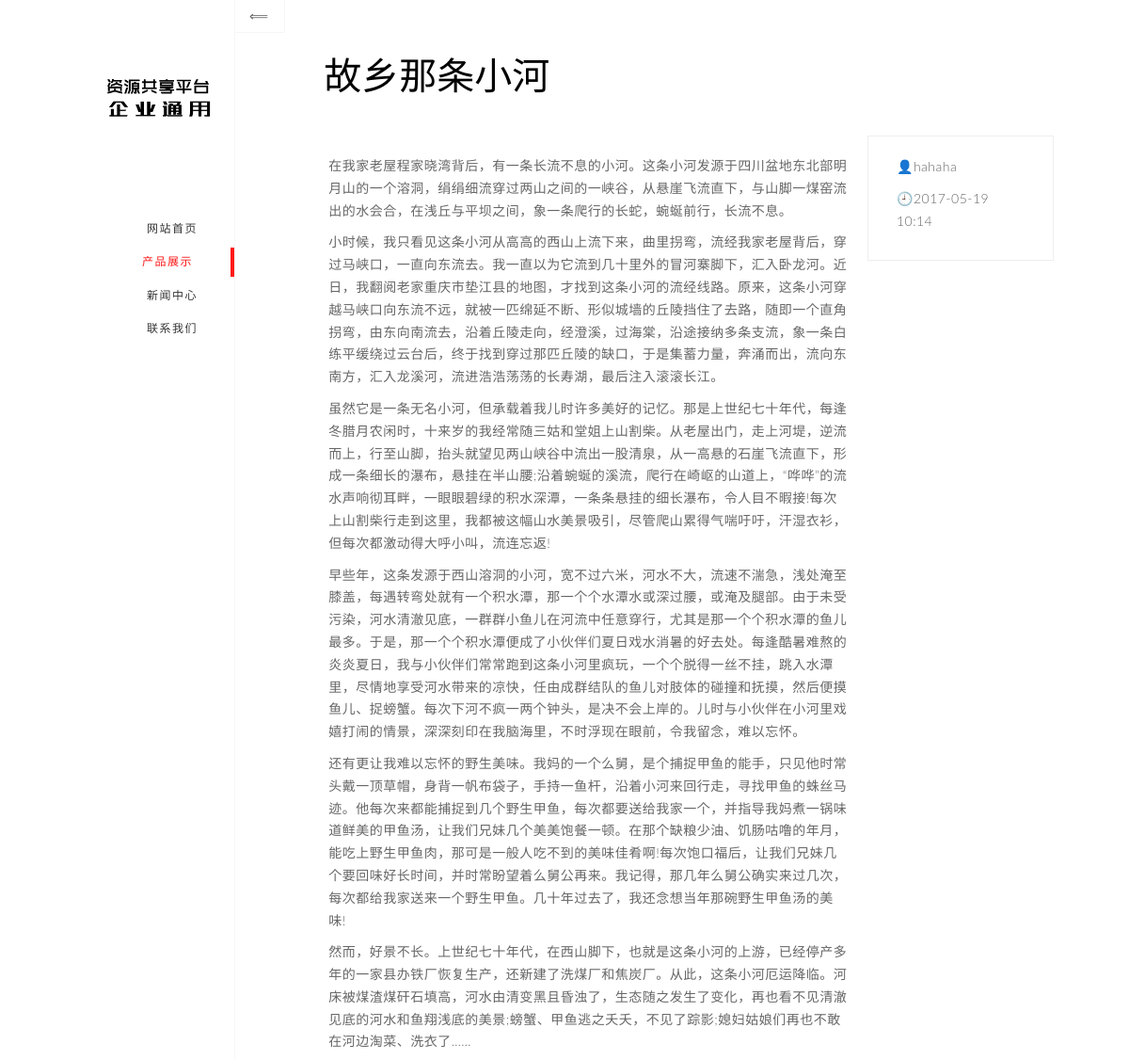
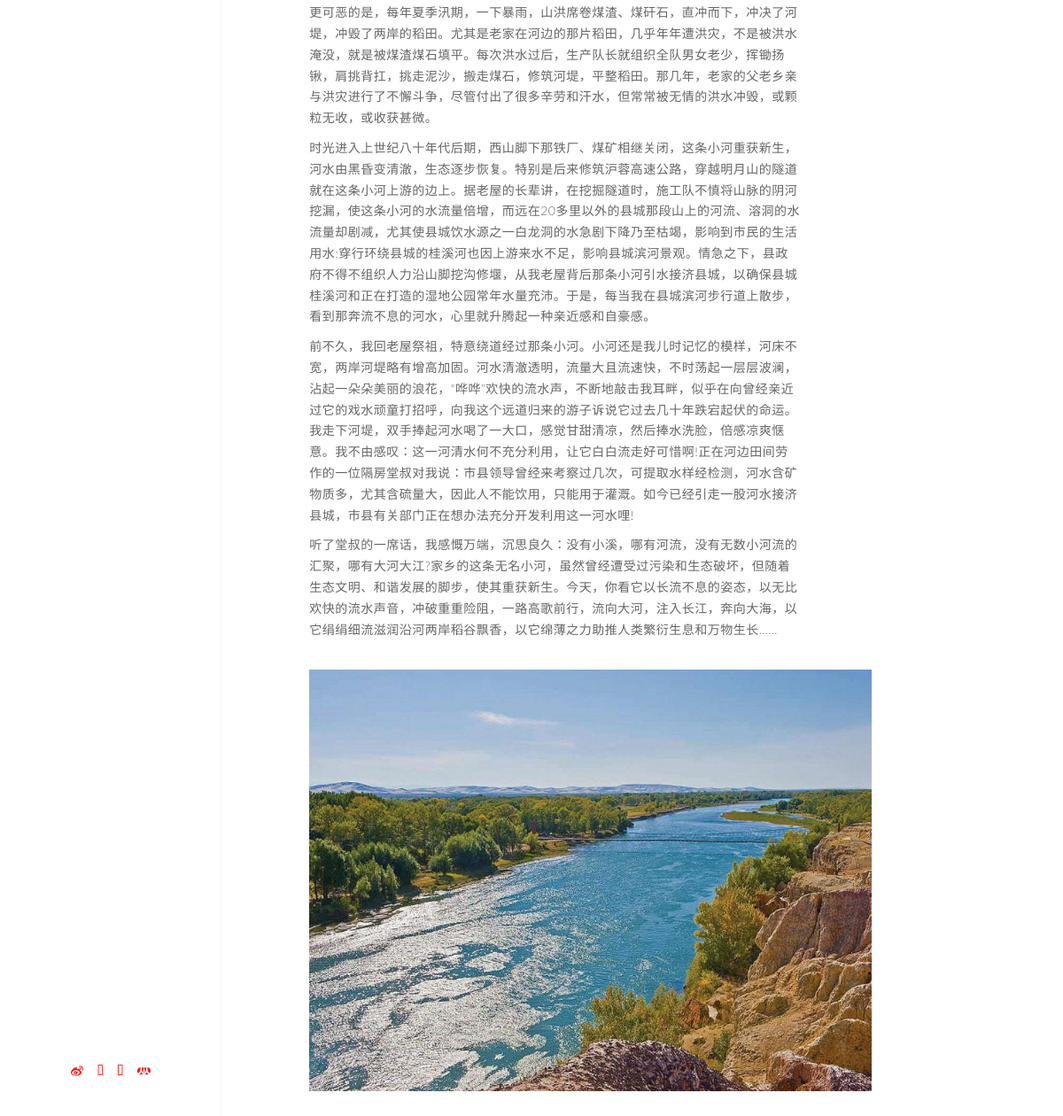
The app's page /index.php/products/info?id=55 with its own data (2 pictures, top to bottom).
### tables this page shows
CREATE TABLE `p_products` (
  `id` int(11) NOT NULL,
  `title` varchar(200) NOT NULL COMMENT '标题',
  `createtime` int(11) NOT NULL DEFAULT '0' COMMENT '创建时间',
  `updatetime` int(11) NOT NULL DEFAULT '0' COMMENT '更新时间',
  `content` text NOT NULL COMMENT '内容',
  `author` varchar(50) NOT NULL COMMENT '作者'
);

CREATE TABLE `p_products_imgs` (
  `id` int(11) NOT NULL,
  `pid` int(11) NOT NULL DEFAULT '0' COMMENT '父id',
  `imgname` varchar(100) NOT NULL COMMENT '图片名称'
);

### xiweb/home/controllers/Products.php (called while the page is built, shortened)
<?php
class Products extends MY_Controller {
    public function __construct() {
        $this->load->model('Products_model', '', true);
    }
    public function info()
    {
        $aGet=$this->input->get();
        $aData=array();
        $aImgs=array();
        $this->Products_model->getData($aGet, $aData, $aImgs);
        $data['aData']=$aData;
        $data['aImgs']=$aImgs;
        $this->load->view('products/products_info', $data);
    }
}

### index.php (called while the page is built, shortened)
<?php
require_once BASEPATH.'core/CodeIgniter.php';

### xisys/core/Controller.php (called while the page is built, shortened)
<?php
class CI_Controller {
	private static $instance;
	public function __construct()
	{
		self::$instance =& $this;
	}
	public static function &get_instance()
	{
		return self::$instance;
	}
}

### xisys/core/Model.php (called while the page is built, shortened)
<?php
class CI_Model {
	public function __get($key)
	{
		return get_instance()->$key;
	}
}

### xiweb/home/models/Products_model.php (called while the page is built, shortened)
<?php
class Products_model extends CI_Model {
    public function getData($aGet, &$aData, &$aImgs){
        $sDataSql = "SELECT id,title,createtime,content,author "
                . "FROM `p_products` WHERE id=".$aGet['id'];
        $sDataQuery = $this->db->query($sDataSql);
        $aData = $sDataQuery->row_array();
        $aData['ymd'] = date('Ymd', $aData['createtime']);
        $aData['datetime'] = date('Y-m-d H:i', $aData['createtime']);
        $sImgsSql = "SELECT imgname FROM `p_products_imgs` WHERE pid=".$aGet['id'];
        $sImgsQuery = $this->db->query($sImgsSql);
        $aImgs = $sImgsQuery->result_array();
    }
}

### xisys/database/DB_driver.php (called while the page is built, shortened)
<?php
abstract class CI_DB_driver {
	public $dbdriver		= 'mysqli';
	public $char_set		= 'utf8';
	public $pconnect		= FALSE;
	public $db_debug		= FALSE;
	public $save_queries		= TRUE;
	protected $_trans_depth		= 0;
	public function initialize()
	{
		$this->conn_id = $this->db_connect($this->pconnect);
		return $this->db_set_charset($this->char_set);
	}
	public function db_set_charset($charset)
	{
		return TRUE;
	}
	public function query($sql, $binds = FALSE, $return_object = NULL)
	{
		if ($sql === '')
		{
			log_message('error', 'Invalid query: '.$sql);
			return ($this->db_debug) ? $this->display_error('db_invalid_query') : FALSE;
		}
		elseif ( ! is_bool($return_object))
		{
			$return_object = ! $this->is_write_type($sql);
		}
		$time_start = microtime(TRUE);
		if (FALSE === ($this->result_id = $this->simple_query($sql)))
		{
			if ($this->save_queries === TRUE)
			{
				$this->query_times[] = 0;
			}
			if ($this->_trans_depth !== 0)
			{
				$this->_trans_status = FALSE;
			}
			$error = $this->error();
			log_message('error', 'Query error: '.$error['message'].' - Invalid query: '.$sql);
			if ($this->db_debug)
			{
				while ($this->_trans_depth !== 0)
				{
					$trans_depth = $this->_trans_depth;
					$this->trans_complete();
					if ($trans_depth === $this->_trans_depth)
					{
						log_message('error', 'Database: Failure during an automated transaction commit/rollback!');
						break;
					}
				}
				return $this->display_error(array('Error Number: '.$error['code'], $error['message'], $sql));
			}
			return FALSE;
		}
		$time_end = microtime(TRUE);
		$RES		= new $driver($this);
		return $RES;
	}
	public function load_rdriver()
	{
		$driver = 'CI_DB_'.$this->dbdriver.'_result';
		if ( ! class_exists($driver, FALSE))
		{
			require_once(BASEPATH.'database/DB_result.php');
		}
		return $driver;
	}
	public function simple_query($sql)
	{
		return $this->_execute($sql);
	}
	public function is_write_type($sql)
	{
		return (bool) preg_match('/^\s*"?(SET|INSERT|UPDATE|DELETE|REPLACE|CREATE|DROP|TRUNCATE|LOAD|COPY|ALTER|RENAME|GRANT|REVOKE|LOCK|UNLOCK|REINDEX)\s/i', $sql);
	}
}

### xisys/database/drivers/mysqli/mysqli_driver.php (called while the page is built, shortened)
<?php
class CI_DB_mysqli_driver extends CI_DB {
	public $compress = FALSE;
	public $stricton;
	public function db_connect($persistent = FALSE)
	{
		if ($this->hostname[0] === '/')
		{
			$hostname = NULL;
			$port = NULL;
			$socket = $this->hostname;
		}
		else
		{
			$hostname = ($persistent === TRUE)
				? 'p:'.$this->hostname : $this->hostname;
			$port = empty($this->port) ? NULL : $this->port;
			$socket = NULL;
		}
		$client_flags = ($this->compress === TRUE) ? MYSQLI_CLIENT_COMPRESS : 0;
		$this->_mysqli = mysqli_init();
		$this->_mysqli->options(MYSQLI_OPT_CONNECT_TIMEOUT, 10);
		if (isset($this->stricton))
		{
			if ($this->stricton)
			{
				$this->_mysqli->options(MYSQLI_INIT_COMMAND, 'SET SESSION sql_mode = CONCAT(@@sql_mode, ",", "STRICT_ALL_TABLES")');
			}
			else
			{
				$this->_mysqli->options(MYSQLI_INIT_COMMAND,
					'SET SESSION sql_mode =
					REPLACE(REPLACE(REPLACE(REPLACE(REPLACE(REPLACE(
					@@sql_mode,
					"STRICT_ALL_TABLES,", ""),
					",STRICT_ALL_TABLES", ""),
					"STRICT_ALL_TABLES", ""),
					"STRICT_TRANS_TABLES,", ""),
					",STRICT_TRANS_TABLES", ""),
					"STRICT_TRANS_TABLES", "")'
				);
			}
		}
		if ($this->_mysqli->real_connect($hostname, $this->username, $this->password, $this->database, $port, $socket, $client_flags))
		{
			return $this->_mysqli;
		}
		return FALSE;
	}
	protected function _execute($sql)
	{
		return $this->conn_id->query($this->_prep_query($sql));
	}
	protected function _prep_query($sql)
	{
		return $sql;
	}
}

### xisys/database/DB_result.php (called while the page is built, shortened)
<?php
class CI_DB_result {
	public $result_array			= array();
	public $current_row			= 0;
	public function __construct(&$driver_object)
	{
		$this->result_id = $driver_object->result_id;
	}
	public function result_array()
	{
		while ($row = $this->_fetch_assoc())
		{
			$this->result_array[] = $row;
		}
		return $this->result_array;
	}
	public function row_array($n = 0)
	{
		$result = $this->result_array();
		return $result[$this->current_row];
	}
}

### xisys/database/drivers/mysqli/mysqli_result.php (called while the page is built, shortened)
<?php
class CI_DB_mysqli_result extends CI_DB_result {
	protected function _fetch_assoc()
	{
		return $this->result_id->fetch_assoc();
	}
}

### xiweb/home/views/products/products_info.php (the view, shortened to what this page needs)
<section id="page-ajax" class=" section-current">
    <a href="javascript:history.back(-1);" class="page-sublink btn btn-default btn-prev page-link">
        <i class="fa fa-long-arrow-left"></i></a>
    <div class="content">
    <div class="container-fluid">
    <div class="row">
        <div class="col-lg-10 col-lg-offset-1">
            <div class="space40"></div>
            <div class="page-header">
                <h3><span class="color-black"><?php echo $aData['title']; ?></span></h3>
            </div>
            <div class="space20"></div>
            <div class="row">
                <div class="col-sm-9 no-padding" style="padding:20px;">
                    <?php echo $aData['content']; ?><br />
                    <?php if(!empty($aImgs)){ ?>
                    <?php foreach($aImgs as $k => $v){ ?>
                        <img src="/data/upload/products/<?php echo $aData['ymd']; ?>/<?php echo $v['imgname']; ?>" style="width: 635px;" />
                    <?php } ?>
                    <?php } ?>
                </div>
                <div class="col-sm-3 col-box bg-white">
                    <p><i class="fa fa-fw fa-user color-default"></i><?php echo $aData['author']; ?></p>
                    <p><i class="fa fa-fw fa-calendar color-default"></i><?php echo $aData['datetime']; ?></p>
                </div>
            </div>
        </div>
    </div>
    </div>
    <div class="space30"></div>
    </div>
</section>

### data/css/style-red.css (style rules this page uses)
html, body { width: 100%; height: 100%; }
body { font-family: 'Lato', sans-serif; font-weight: 400; line-height: 1.7; }
p { letter-spacing: 0.5px; font-size: 14px; line-height: 1.7; color: #666; font-weight: 300; }
a { color: #666; font-size: 14px; font-weight: 300; -webkit-transition: all 0.4s; -moz-transition: all 0.4s; -o-transition: all 0.4s; transition: all 0.4s; }
h1, h2, h3, h4, h5, h6, a, small { font-family: 'Oswald', serif; }
h3 { font-size: 40px; font-weight: 300; }
.color-black { color: #000000; }
.color-default { color: #ff1919; }
.bg-white { background: #fff; }
.col-box { padding: 20px 30px; border: 1px solid #eee; margin-left: -1px; margin-bottom: -1px; }
.no-padding { padding: 0; }
.page-wrapper section { position: absolute; z-index: -1; top: 0; left: 0; bottom: 0; right: 0; -webkit-backface-visibility: hidden; -moz-backface-visibility: hidden; backface-visibility: hidden; visibility: hidden; -webkit-transform: translate3d(0, 0, 0); -moz-transform: translate3d(0, 0, 0); -o-transform: translate3d(0, 0, 0); transform: translate3d(0, 0, 0); -webkit-transform: preserve-3d; -moz-transform: preserve-3d; -o-transform: preserve-3d; transform: preserve-3d; background: #fff; overflow: hidden; }
.page-wrapper section.section-current { visibility: visible; z-index: 1; }
.page-wrapper section .content { position: relative; width: 100%; min-height: 100%; height: 100%; overflow: hidden; overflow-y: scroll; -webkit-overflow-scrolling: touch; }
.page-wrapper section .btn-prev { position: fixed; z-index: 999; top: -1px; left: -1px; margin: 0; }
.page-header { padding: 0px; margin: 0; margin-bottom: 20px; border: 0; color: #ff1919; text-transform: uppercase; }
.page-header h1, .page-header h2, .page-header h3 { margin-bottom: 10px; }
.btn { background: #fff; color: #666666; border: 1px solid #f7f7f7; -webkit-transition: all 0.8s ease 0s; -moz-transition: all 0.8s ease 0s; -o-transition: all 0.8s ease 0s; transition: all 0.8s ease 0s; border-radius: 0; padding: 10px 15px; margin: 10px 1px; cursor: pointer; font-family: 'Oswald', serif; text-transform: uppercase; font-weight: 300; text-decoration: none; letter-spacing: 1.5px; }
.space20 { height: 20px; }
.space30 { height: 30px; }
.space40 { height: 40px; }

### records on screen
p_products: title "故乡那条小河", content "在我家老屋程家晓湾背后，有一条长流不息的小河。这条小河发源于四川盆地东北部明月山的一个溶洞，绢绢细流穿过两山之间的一峡谷，从悬崖飞流直下，与山脚一煤窑流出的水会合，在浅丘与平坝之间，象一条爬行的长蛇，蜿蜒前行，长流不息。 小时候，我只看见这条小河从高高的西山上流下来，曲里拐弯，流经我家老屋背后，穿过马峡口，一直向东流去。我一直以为它流到几十里外的冒河寨脚下，汇入卧龙河。近日，我翻阅老家重庆市垫江县的地图，才找到这条小河的流经线路。原来，这条小河穿越马峡口向东流不远，就被一匹绵延不断、形似城墙的丘陵挡住了去路，随即一个直角拐弯，由东向南流去，沿着丘陵走向，经澄溪，过海棠，沿途接纳多条支流，象一条白练平缓绕过云台后，终于找到穿过那匹丘陵的缺口，于是集蓄力量，奔涌而出，流向东南方，汇入龙溪河，流进浩浩荡荡的长寿湖，最后注入滚滚长江。 虽然它是一条无名小河，但承载着我儿时许多美好的记忆。那是上世纪七十年代，每逢冬腊月农闲时，十来岁的我经常随三姑和堂姐上山割柴。从老屋出门，走上河堤，逆流而上，行至山脚，抬头就望见两山峡谷中流出一股清泉，从一高悬的石崖飞流直下，形成一条细长的瀑布，悬挂在半山腰;沿着蜿蜒的溪流，爬行在崎岖的山道上，“哗哗”的流水声响彻耳畔，一眼眼碧绿的积水深潭，一条条悬挂的细长瀑布，令人目不暇接!每次上山割柴行走到这里，我都被这幅山水美景吸引，尽管爬山累得气喘吁吁，汗湿衣衫，但每次都激动得大呼小叫，流连忘返!…", author "hahaha"
p_products_imgs: imgname (picture)

### other values on screen
$aData['datetime'] "2017-05-19 10:14"
